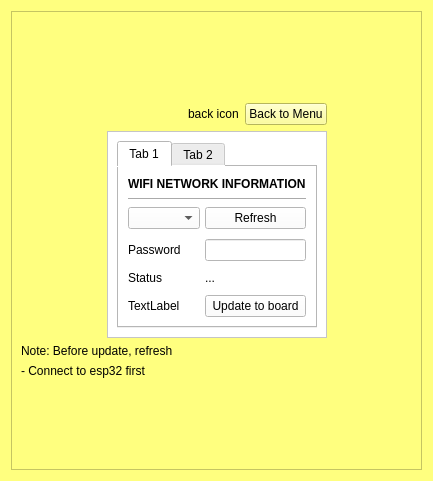
<?xml version="1.0" encoding="UTF-8"?>
<ui version="4.0">
 <class>_d_update_wifi_info</class>
 <widget class="QWidget" name="_d_update_wifi_info">
  <property name="geometry">
   <rect>
    <x>0</x>
    <y>0</y>
    <width>433</width>
    <height>481</height>
   </rect>
  </property>
  <property name="windowTitle">
   <string>Form</string>
  </property>
  <property name="styleSheet">
   <string notr="true">background-color: rgb(255, 255, 127);</string>
  </property>
  <layout class="QGridLayout" name="gridLayout_8">
   <item row="0" column="0">
    <widget class="QScrollArea" name="scrollArea">
     <property name="widgetResizable">
      <bool>true</bool>
     </property>
     <widget class="QWidget" name="scrollAreaWidgetContents">
      <property name="geometry">
       <rect>
        <x>0</x>
        <y>0</y>
        <width>413</width>
        <height>461</height>
       </rect>
      </property>
      <layout class="QGridLayout" name="gridLayout_4">
       <item row="0" column="1">
        <spacer name="verticalSpacer">
         <property name="orientation">
          <enum>Qt::Vertical</enum>
         </property>
         <property name="sizeHint" stdset="0">
          <size>
           <width>20</width>
           <height>68</height>
          </size>
         </property>
        </spacer>
       </item>
       <item row="1" column="1">
        <layout class="QHBoxLayout" name="horizontalLayout">
         <item>
          <spacer name="horizontalSpacer_3">
           <property name="orientation">
            <enum>Qt::Horizontal</enum>
           </property>
           <property name="sizeHint" stdset="0">
            <size>
             <width>40</width>
             <height>20</height>
            </size>
           </property>
          </spacer>
         </item>
         <item>
          <widget class="QLabel" name="label_ic_back">
           <property name="text">
            <string>back icon</string>
           </property>
          </widget>
         </item>
         <item>
          <widget class="QPushButton" name="btn_back">
           <property name="text">
            <string>Back to Menu</string>
           </property>
          </widget>
         </item>
        </layout>
       </item>
       <item row="2" column="0">
        <spacer name="horizontalSpacer_2">
         <property name="orientation">
          <enum>Qt::Horizontal</enum>
         </property>
         <property name="sizeHint" stdset="0">
          <size>
           <width>108</width>
           <height>18</height>
          </size>
         </property>
        </spacer>
       </item>
       <item row="2" column="1">
        <widget class="QFrame" name="wifi_frame">
         <property name="styleSheet">
          <string notr="true">background-color: rgb(255, 255, 255);</string>
         </property>
         <property name="frameShape">
          <enum>QFrame::StyledPanel</enum>
         </property>
         <property name="frameShadow">
          <enum>QFrame::Raised</enum>
         </property>
         <layout class="QGridLayout" name="gridLayout_3">
          <item row="0" column="0">
           <widget class="QTabWidget" name="Tabwidget_wifi">
            <property name="currentIndex">
             <number>0</number>
            </property>
            <widget class="QWidget" name="stamode">
             <attribute name="title">
              <string>Tab 1</string>
             </attribute>
             <layout class="QGridLayout" name="gridLayout">
              <item row="0" column="1">
               <layout class="QVBoxLayout" name="verticalLayout">
                <item>
                 <widget class="QLabel" name="label">
                  <property name="font">
                   <font>
                    <bold>true</bold>
                   </font>
                  </property>
                  <property name="text">
                   <string>WIFI NETWORK INFORMATION</string>
                  </property>
                 </widget>
                </item>
                <item>
                 <widget class="Line" name="line">
                  <property name="orientation">
                   <enum>Qt::Horizontal</enum>
                  </property>
                 </widget>
                </item>
                <item>
                 <layout class="QFormLayout" name="formLayout">
                  <property name="horizontalSpacing">
                   <number>5</number>
                  </property>
                  <property name="verticalSpacing">
                   <number>10</number>
                  </property>
                  <item row="0" column="0">
                   <widget class="QComboBox" name="combox_wnet"/>
                  </item>
                  <item row="0" column="1">
                   <widget class="QPushButton" name="btn_refresh_wnet">
                    <property name="text">
                     <string>Refresh</string>
                    </property>
                   </widget>
                  </item>
                  <item row="1" column="0">
                   <widget class="QLabel" name="label_pass_wnet">
                    <property name="text">
                     <string>Password</string>
                    </property>
                   </widget>
                  </item>
                  <item row="1" column="1">
                   <widget class="QLineEdit" name="ledit_pass_wnet"/>
                  </item>
                  <item row="3" column="1">
                   <widget class="QPushButton" name="btn_update_wnet">
                    <property name="text">
                     <string>Update to board</string>
                    </property>
                   </widget>
                  </item>
                  <item row="2" column="1">
                   <widget class="QLabel" name="label_check_wnet">
                    <property name="text">
                     <string>...</string>
                    </property>
                   </widget>
                  </item>
                  <item row="2" column="0">
                   <widget class="QLabel" name="label_status_wnet">
                    <property name="text">
                     <string>Status</string>
                    </property>
                   </widget>
                  </item>
                  <item row="3" column="0">
                   <widget class="QLabel" name="label_ic_update">
                    <property name="text">
                     <string>TextLabel</string>
                    </property>
                   </widget>
                  </item>
                 </layout>
                </item>
               </layout>
              </item>
             </layout>
            </widget>
            <widget class="QWidget" name="apmode">
             <attribute name="title">
              <string>Tab 2</string>
             </attribute>
             <layout class="QGridLayout" name="gridLayout_2">
              <item row="0" column="0">
               <layout class="QVBoxLayout" name="verticalLayout_2">
                <item>
                 <widget class="QLabel" name="label_8">
                  <property name="font">
                   <font>
                    <bold>true</bold>
                   </font>
                  </property>
                  <property name="text">
                   <string>WIFI AP MODE INFORMATION</string>
                  </property>
                 </widget>
                </item>
                <item>
                 <widget class="Line" name="line_2">
                  <property name="orientation">
                   <enum>Qt::Horizontal</enum>
                  </property>
                 </widget>
                </item>
                <item>
                 <layout class="QFormLayout" name="formLayout_2">
                  <property name="horizontalSpacing">
                   <number>5</number>
                  </property>
                  <property name="verticalSpacing">
                   <number>10</number>
                  </property>
                  <item row="0" column="0">
                   <widget class="QLabel" name="label_9">
                    <property name="text">
                     <string>New ssid</string>
                    </property>
                   </widget>
                  </item>
                  <item row="0" column="1">
                   <widget class="QLineEdit" name="ledit_ssid_wap"/>
                  </item>
                  <item row="1" column="0">
                   <widget class="QLabel" name="label_10">
                    <property name="text">
                     <string>New password</string>
                    </property>
                   </widget>
                  </item>
                  <item row="1" column="1">
                   <widget class="QLineEdit" name="ledit_pass_wap"/>
                  </item>
                  <item row="3" column="1">
                   <widget class="QPushButton" name="btn_update_wap">
                    <property name="text">
                     <string>Update to board</string>
                    </property>
                   </widget>
                  </item>
                  <item row="2" column="1">
                   <widget class="QLabel" name="lbel_check_wap">
                    <property name="text">
                     <string>...</string>
                    </property>
                   </widget>
                  </item>
                  <item row="2" column="0">
                   <widget class="QLabel" name="label_status_wap">
                    <property name="text">
                     <string>Status</string>
                    </property>
                   </widget>
                  </item>
                  <item row="3" column="0">
                   <widget class="QLabel" name="label_ic_up_wap">
                    <property name="text">
                     <string>TextLabel</string>
                    </property>
                   </widget>
                  </item>
                 </layout>
                </item>
               </layout>
              </item>
             </layout>
            </widget>
           </widget>
          </item>
         </layout>
        </widget>
       </item>
       <item row="2" column="2">
        <spacer name="horizontalSpacer">
         <property name="orientation">
          <enum>Qt::Horizontal</enum>
         </property>
         <property name="sizeHint" stdset="0">
          <size>
           <width>107</width>
           <height>20</height>
          </size>
         </property>
        </spacer>
       </item>
       <item row="3" column="0" colspan="3">
        <layout class="QVBoxLayout" name="verticalLayout_3">
         <item>
          <widget class="QLabel" name="label_2">
           <property name="text">
            <string>Note: Before update, refresh</string>
           </property>
          </widget>
         </item>
         <item>
          <widget class="QLabel" name="label_4">
           <property name="text">
            <string>- Connect to esp32 first</string>
           </property>
          </widget>
         </item>
        </layout>
       </item>
       <item row="4" column="1">
        <spacer name="verticalSpacer_2">
         <property name="orientation">
          <enum>Qt::Vertical</enum>
         </property>
         <property name="sizeHint" stdset="0">
          <size>
           <width>20</width>
           <height>37</height>
          </size>
         </property>
        </spacer>
       </item>
      </layout>
     </widget>
    </widget>
   </item>
  </layout>
 </widget>
 <resources/>
 <connections/>
</ui>
